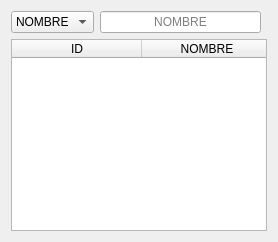
         <widget class="QWidget" name="vista_productos">
          <layout class="QVBoxLayout" name="verticalLayout_9">
           <item>
            <layout class="QGridLayout" name="gridLayout_2">
             <item row="0" column="1">
              <widget class="QLineEdit" name="line_bproducto">
               <property name="alignment">
                <set>Qt::AlignmentFlag::AlignCenter</set>
               </property>
               <property name="placeholderText">
                <string>NOMBRE</string>
               </property>
              </widget>
             </item>
             <item row="0" column="0">
              <widget class="QComboBox" name="combo_buscar_bproducto">
               <property name="minimumSize">
                <size>
                 <width>56</width>
                 <height>0</height>
                </size>
               </property>
               <property name="cursor">
                <cursorShape>PointingHandCursor</cursorShape>
               </property>
               <property name="styleSheet">
                <string notr="true">min-width: 4em;</string>
               </property>
               <item>
                <property name="text">
                 <string>NOMBRE</string>
                </property>
               </item>
               <item>
                <property name="text">
                 <string>ID</string>
                </property>
               </item>
              </widget>
             </item>
             <item row="1" column="0" colspan="3">
              <widget class="QTableWidget" name="table_productos">
               <property name="horizontalScrollBarPolicy">
                <enum>Qt::ScrollBarPolicy::ScrollBarAlwaysOff</enum>
               </property>
               <property name="editTriggers">
                <set>QAbstractItemView::EditTrigger::NoEditTriggers</set>
               </property>
               <property name="selectionBehavior">
                <enum>QAbstractItemView::SelectionBehavior::SelectRows</enum>
               </property>
               <property name="showGrid">
                <bool>false</bool>
               </property>
               <property name="rowCount">
                <number>0</number>
               </property>
               <property name="columnCount">
                <number>4</number>
               </property>
               <attribute name="horizontalHeaderCascadingSectionResizes">
                <bool>false</bool>
               </attribute>
               <attribute name="horizontalHeaderDefaultSectionSize">
                <number>130</number>
               </attribute>
               <attribute name="horizontalHeaderShowSortIndicator" stdset="0">
                <bool>false</bool>
               </attribute>
               <attribute name="horizontalHeaderStretchLastSection">
                <bool>true</bool>
               </attribute>
               <attribute name="verticalHeaderVisible">
                <bool>false</bool>
               </attribute>
               <column>
                <property name="text">
                 <string>ID</string>
                </property>
               </column>
               <column>
                <property name="text">
                 <string>NOMBRE</string>
                </property>
               </column>
               <column>
                <property name="text">
                 <string>DESCRIPCIÓN</string>
                </property>
               </column>
               <column>
                <property name="text">
                 <string>PRECIO</string>
                </property>
               </column>
              </widget>
             </item>
            </layout>
           </item>
          </layout>
         </widget>
